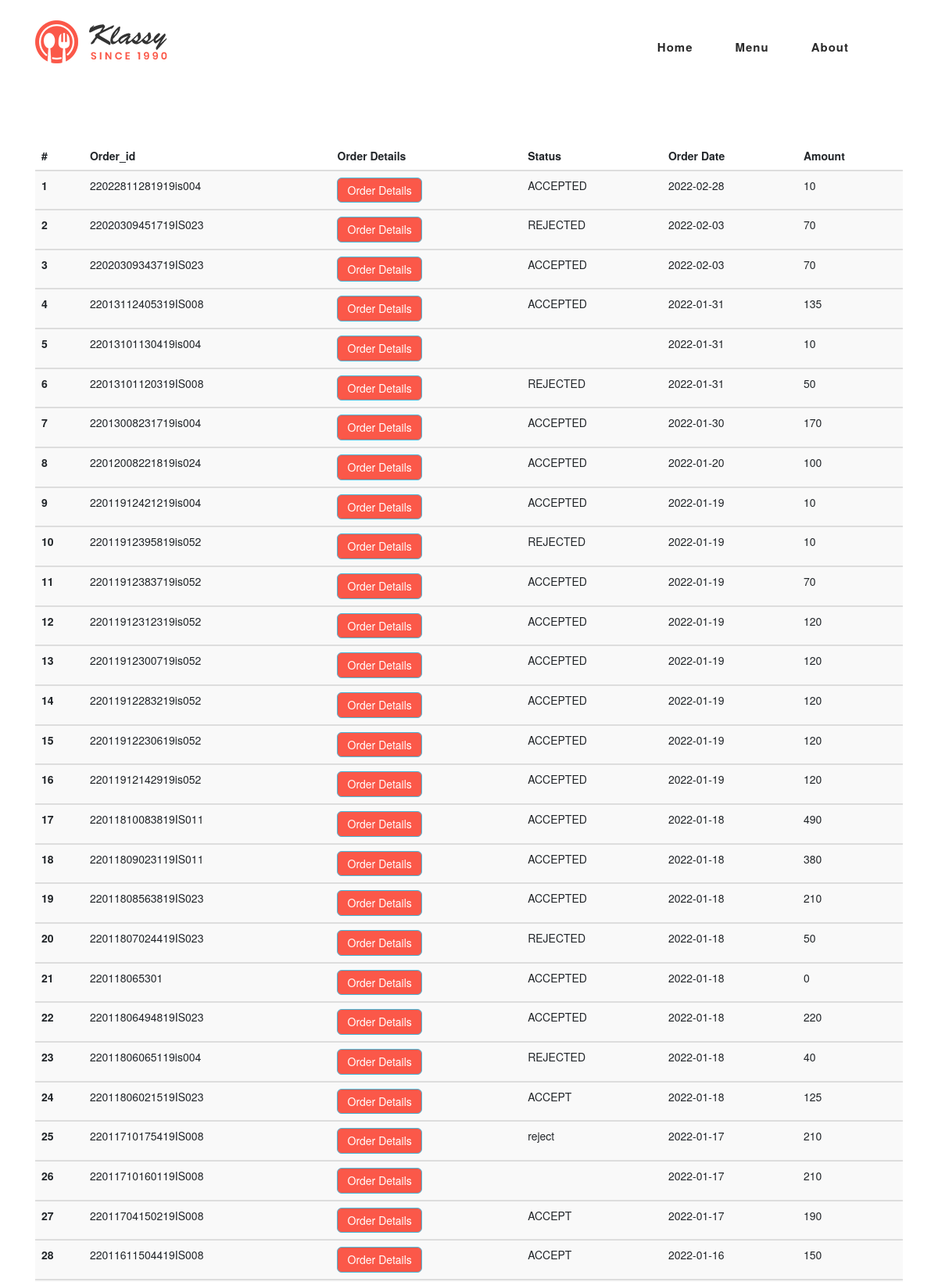
Screenshot of /AdminPage/past_order.php (upper part) with the database file from the repository.
### tables this page shows
CREATE TABLE `bill_info` (
  `BILL_NO` int(11) NOT NULL,
  `CUST_ID` varchar(20) NOT NULL,
  `ORD_ID` varchar(20) DEFAULT NULL,
  `ORD_TIME` time NOT NULL DEFAULT current_timestamp(),
  `DATE` date NOT NULL,
  `TOTAL_AMOUNT` int(11) DEFAULT NULL,
  `STATUS` varchar(10) NOT NULL
);

### AdminPage/past_order.php (the view, shortened to what this page needs)
<!DOCTYPE html>
<html lang="en">
  <head>
    <link rel="stylesheet" type="text/css" href="assets/css/bootstrap.min.css">
    <link rel="stylesheet" type="text/css" href="assets/css/font-awesome.css">
    <link rel="stylesheet" href="assets/css/templatemo-klassy-cafe.css">
    <link rel="stylesheet" href="assets/css/owl-carousel.css">
    <link rel="stylesheet" href="assets/css/lightbox.css">
    <link rel="stylesheet" href="https://maxcdn.bootstrapcdn.com/bootstrap/3.4.1/css/bootstrap.min.css">
    </head>
    <body>
    <header class="header-area header-sticky">
        <div class="container">
            <div class="row">
                <div class="col-12">
                    <nav class="main-nav">
                        <a href="index.html" class="logo">
                            <img src="assets/images/klassy-logo.png" align="Snacks Bar html template">
                        </a>
                        <ul class="nav">
                            <li class="scroll-to-section"><a href="../userHome.php" >Home</a></li>
                            <li class="scroll-to-section"><a href="../usermenu.php" >Menu</a></li>
                            <li class="scroll-to-section"><a href="../userabout.php" >About</a></li>
                            <li class="nav-item">
                <a class="nav-link" href="../profile.php"class="active"><?php echo $_SESSION['username'];?></a>
              </li>
                        </ul>
                    </nav>
                </div>
            </div>
        </div>
    </header>
    <?php
      require('../connect.php');
      $user_id=$_SESSION['user_id'];
      $key=substr($user_id,3,10);
      $order_query = "SELECT * FROM bill_info WHERE ORD_ID LIKE '%$key' order by ORD_ID DESC";
      $order_result = mysqli_query($connection,$order_query);
   ?>
<section class="section" id="users">
  <div class="container">
      <div class="row">
          <div class="col-lg-4 offset-lg-4 text-center">
              <div class="section-heading">
                  <h6>Order History</h6>
              </div>
          </div>
      </div>
  <table class="table table-striped" style="margin-top:100px;">
    <thead>
      <tr>
        <th scope="col">#</th>
        <th scope="col">Order_id</th>
        <th scope="col">Order Details</th>
        <th scope="col">Status</th>
       <th scope="col">Order Date</th>
        <th scope="col">Amount</th>
      </tr>
    </thead>
  <?php
    $i=1;
    while($order_row = $order_result->fetch_assoc()) {  ?>
    <tbody>
      <tr>
        <th scope="row"><?php echo $i++?></th>
        <td><?php echo $order_row['ORD_ID']; ?></td>
        <div class="col-lg-12">
        <td style="margin-left:35px; ">
        <button type="button" class="btn btn-info btn-lg" data-toggle="modal" data-target="#myModal<?php echo$i ?>" style="padding: 6px 12px;background-color: #fb5849;font-size:14px;">Order Details</button>
        </td>
        </div>
        <div class="col-lg-12">
          <td style="margin-left:35px;">
     <?php      echo $order_row['STATUS'];?>
      </td>
      <td><?php echo $order_row['DATE']; ?></td>
      <td><?php echo $order_row['TOTAL_AMOUNT']; ?></td>
        </div>
      </tr>
    </tbody>
    <?php }?>
  </table>
  </div>
</section>
  </body>
</html>

### AdminPage/assets/css/templatemo-klassy-cafe.css (style rules this page uses)
html, body, div, span, applet, object, iframe, h1, h2, h3, h4, h5, h6, p, blockquote, div pre, a, abbr, acronym, address, big, cite, code, del, dfn, em, font, img, ins, kbd, q, s, samp, small, strike, strong, sub, sup, tt, var, b, u, i, center, dl, dt, dd, ol, ul, li, figure, header, nav, section, article, aside, footer, figcaption { margin: 0; padding: 0; border: 0; outline: 0; }
ul, li { padding: 0; margin: 0; list-style: none; }
header, nav, section, article, aside, footer, hgroup { display: block; }
* { box-sizing: border-box; }
html, body { font-family: 'Poppins', sans-serif; font-weight: 400; background-color: #fff; font-size: 16px; -ms-text-size-adjust: 100%; -webkit-font-smoothing: antialiased; -moz-osx-font-smoothing: grayscale; }
a { text-decoration: none !important; }
h1, h2, h3, h4, h5, h6 { margin-top: 0px; margin-bottom: 0px; }
ul { margin-bottom: 0px; }
html, body { background: #fff; font-family: 'Poppins', sans-serif; }
.section-heading h6 { position: relative; font-size: 15px; color: #fb5849; font-weight: 500; letter-spacing: 2px; text-transform: uppercase; padding-left: 40px; }
.section-heading h6:before { width: 30px; height: 1px; content: ''; position: absolute; left: 0; top: 8px; background-color: #fb5849; }
.header-area { background-color: #fff; position: absolute; top: 0px; left: 0px; right: 0px; z-index: 100; height: 100px; -webkit-transition: all .5s ease 0s; -moz-transition: all .5s ease 0s; -o-transition: all .5s ease 0s; transition: all .5s ease 0s; }
.header-area .main-nav { min-height: 80px; background: transparent; }
.header-area .main-nav .logo { line-height: 100px; color: #fff; font-size: 28px; font-weight: 700; text-transform: uppercase; letter-spacing: 2px; float: left; -webkit-transition: all 0.3s ease 0s; -moz-transition: all 0.3s ease 0s; -o-transition: all 0.3s ease 0s; transition: all 0.3s ease 0s; }
.header-area .main-nav .nav { float: right; margin-top: 30px; margin-right: 0px; background-color: transparent; -webkit-transition: all 0.3s ease 0s; -moz-transition: all 0.3s ease 0s; -o-transition: all 0.3s ease 0s; transition: all 0.3s ease 0s; position: relative; z-index: 999; }
.header-area .main-nav .nav li { padding-left: 15px; padding-right: 15px; }
.header-area .main-nav .nav li:last-child { padding-right: 0px; }
.header-area .main-nav .nav li a { display: block; font-weight: 600; font-size: 15px; color: #2a2a2a; text-transform: capitalize; -webkit-transition: all 0.3s ease 0s; -moz-transition: all 0.3s ease 0s; -o-transition: all 0.3s ease 0s; transition: all 0.3s ease 0s; height: 40px; line-height: 40px; border: transparent; letter-spacing: 1px; }
.header-area .main-nav .nav li a { color: #2a2a2a; }
.header-area.header-sticky { min-height: 80px; }
.header-area .nav { margin-top: 30px; }
@media (max-width: 1200px) { .header-area .main-nav .nav li { padding-left: 12px; padding-right: 12px; } }
@media (max-width: 1200px) { .header-area .main-nav:before { display: none; } }
@media (min-width: 767px) { .header-area .main-nav .nav { display: flex !important; } }
*, *:before, *:after { -webkit-box-sizing: border-box; box-sizing: border-box; -webkit-font-smoothing: antialiased; -moz-osx-font-smoothing: grayscale; }

### rows the page displays
bill_info: ORD_ID "22022811281919is004", STATUS "ACCEPTED", DATE "2022-02-28", TOTAL_AMOUNT "10"
bill_info: ORD_ID "22020309451719IS023", STATUS "REJECTED", DATE "2022-02-03", TOTAL_AMOUNT "70"
bill_info: ORD_ID "22020309343719IS023", STATUS "ACCEPTED", DATE "2022-02-03", TOTAL_AMOUNT "70"
bill_info: ORD_ID "22013112405319IS008", STATUS "ACCEPTED", DATE "2022-01-31", TOTAL_AMOUNT "135"
bill_info: ORD_ID "22013101130419is004", DATE "2022-01-31", TOTAL_AMOUNT "10"
bill_info: ORD_ID "22013101120319IS008", STATUS "REJECTED", DATE "2022-01-31", TOTAL_AMOUNT "50"
bill_info: ORD_ID "22013008231719is004", STATUS "ACCEPTED", DATE "2022-01-30", TOTAL_AMOUNT "170"
bill_info: ORD_ID "22012008221819is024", STATUS "ACCEPTED", DATE "2022-01-20", TOTAL_AMOUNT "100"
bill_info: ORD_ID "22011912421219is004", STATUS "ACCEPTED", DATE "2022-01-19", TOTAL_AMOUNT "10"
bill_info: ORD_ID "22011912395819is052", STATUS "REJECTED", DATE "2022-01-19", TOTAL_AMOUNT "10"
bill_info: ORD_ID "22011912383719is052", STATUS "ACCEPTED", DATE "2022-01-19", TOTAL_AMOUNT "70"
bill_info: ORD_ID "22011912312319is052", STATUS "ACCEPTED", DATE "2022-01-19", TOTAL_AMOUNT "120"
bill_info: ORD_ID "22011912300719is052", STATUS "ACCEPTED", DATE "2022-01-19", TOTAL_AMOUNT "120"
bill_info: ORD_ID "22011912283219is052", STATUS "ACCEPTED", DATE "2022-01-19", TOTAL_AMOUNT "120"
bill_info: ORD_ID "22011912230619is052", STATUS "ACCEPTED", DATE "2022-01-19", TOTAL_AMOUNT "120"
bill_info: ORD_ID "22011912142919is052", STATUS "ACCEPTED", DATE "2022-01-19", TOTAL_AMOUNT "120"
bill_info: ORD_ID "22011810083819IS011", STATUS "ACCEPTED", DATE "2022-01-18", TOTAL_AMOUNT "490"
bill_info: ORD_ID "22011809023119IS011", STATUS "ACCEPTED", DATE "2022-01-18", TOTAL_AMOUNT "380"
bill_info: ORD_ID "22011808563819IS023", STATUS "ACCEPTED", DATE "2022-01-18", TOTAL_AMOUNT "210"
bill_info: ORD_ID "22011807024419IS023", STATUS "REJECTED", DATE "2022-01-18", TOTAL_AMOUNT "50"
bill_info: ORD_ID "220118065301", STATUS "ACCEPTED", DATE "2022-01-18", TOTAL_AMOUNT "0"
bill_info: ORD_ID "22011806494819IS023", STATUS "ACCEPTED", DATE "2022-01-18", TOTAL_AMOUNT "220"
bill_info: ORD_ID "22011806065119is004", STATUS "REJECTED", DATE "2022-01-18", TOTAL_AMOUNT "40"
bill_info: ORD_ID "22011806021519IS023", STATUS "ACCEPT", DATE "2022-01-18", TOTAL_AMOUNT "125"
bill_info: ORD_ID "22011710175419IS008", STATUS "reject", DATE "2022-01-17", TOTAL_AMOUNT "210"
bill_info: ORD_ID "22011710160119IS008", DATE "2022-01-17", TOTAL_AMOUNT "210"
bill_info: ORD_ID "22011704150219IS008", STATUS "ACCEPT", DATE "2022-01-17", TOTAL_AMOUNT "190"
bill_info: ORD_ID "22011611504419IS008", STATUS "ACCEPT", DATE "2022-01-16", TOTAL_AMOUNT "150"
